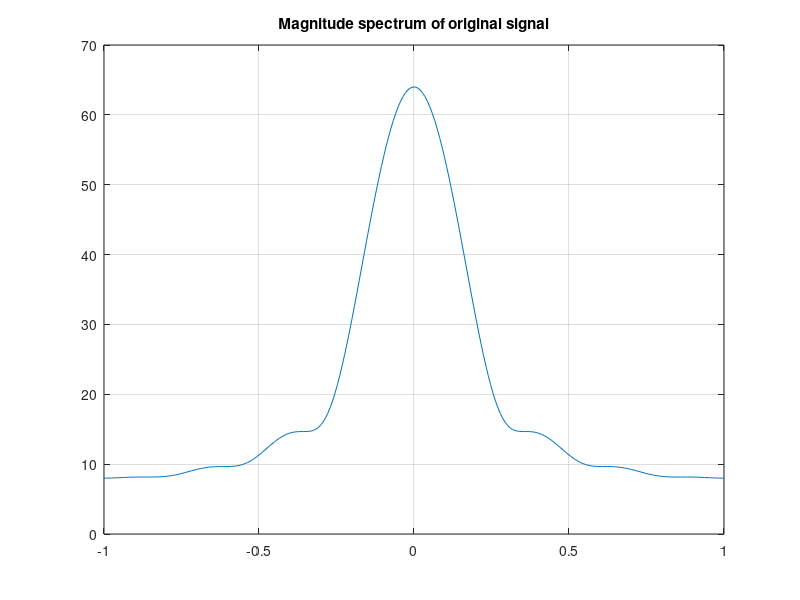
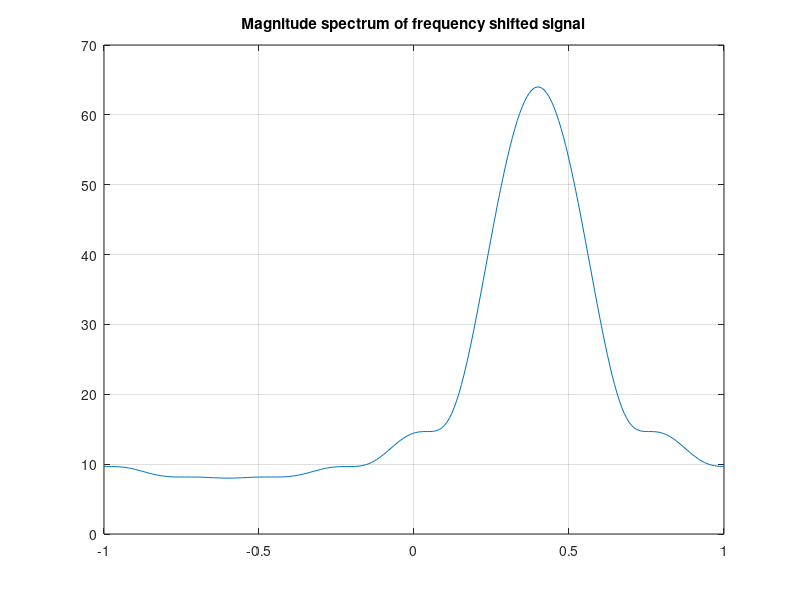
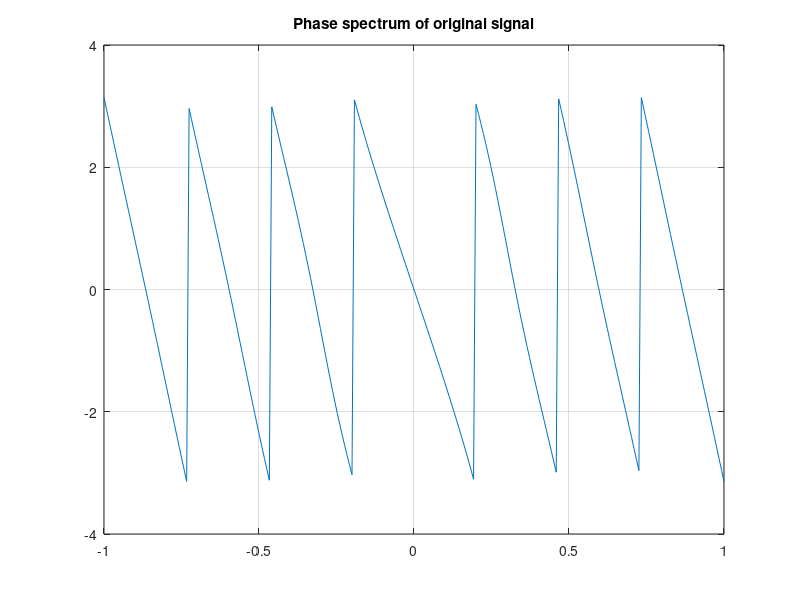
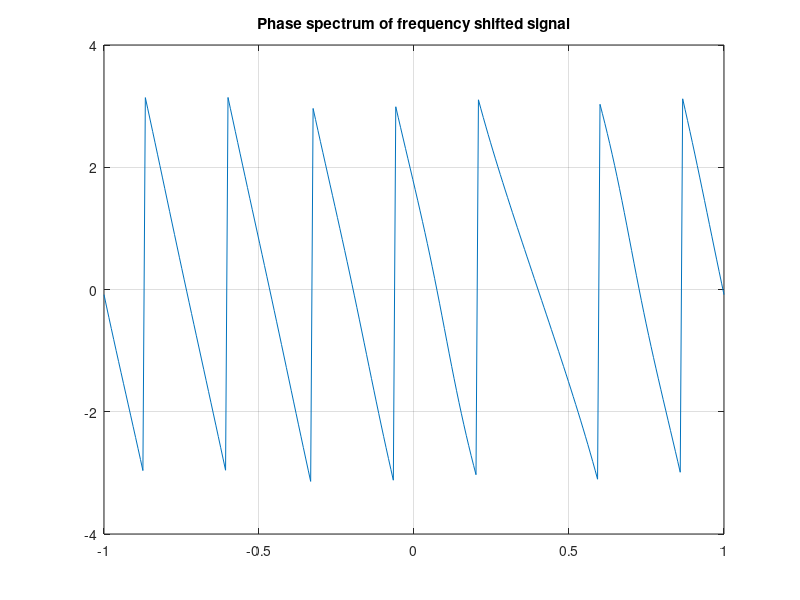

The MATLAB script that drew these images, in order:
%frequency shifting of DFT
clf;
w = -pi:2*pi/255:pi;wo=0.4*pi;
num1 = [1 3 5 7 9 11 13 15];
L = length(num1);
h1 = freqz(num1,1,w);
n = 0:L-1;
num2 = exp(wo*i*n).*num1;
h2 = freqz(num2,1,w);
%plot mag of original signal
figure(1);
plot(w/pi,abs(h1));grid;
title('Magnitude spectrum of original signal');
%plot mag of frequency shifted signal
figure(2);
plot(w/pi,abs(h2));grid;
title('Magnitude spectrum of frequency shifted signal');
%plot the phase of original signal
figure(3);
plot(w/pi,angle(h1));grid;
title('Phase spectrum of original signal');
%plot the phase of frequency shifted signal
figure(4);
plot(w/pi,angle(h2));grid;
title('Phase spectrum of frequency shifted signal');



%inference: time shift adds significantly to the phase spectrum
%frequency shift adds to the magnitude spectrum
 